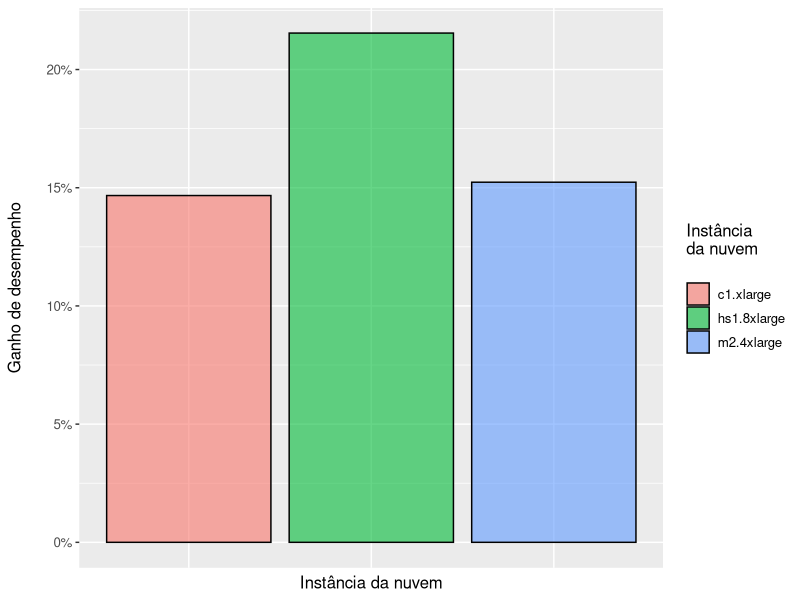

Recreate this plot in R.
###
#
#
#

require("ggplot2");
require("scales");

instances = c("c1.xlarge", "m2.4xlarge", "hs1.8xlarge");

gain = c(.1467, .15234, .21543);

data <- data.frame(instance = instances, gain = gain);

plot <- ggplot(data) + 
		geom_bar(stat = "identity", aes(instance, gain, fill = instance), alpha = .6, colour = "black") +
		theme(
			text = element_text(size = 12),
			axis.text.x = element_blank(),
			axis.ticks.x = element_blank()) +
		scale_y_continuous(labels = percent_format()) +
		scale_fill_hue("Instância \nda nuvem\n") +
		xlab("Instância da nuvem") + ylab("Ganho de desempenho\n");

ggsave("/home/lucas/06.17.png", plot, units = "cm", width = 13, height = 6.5);